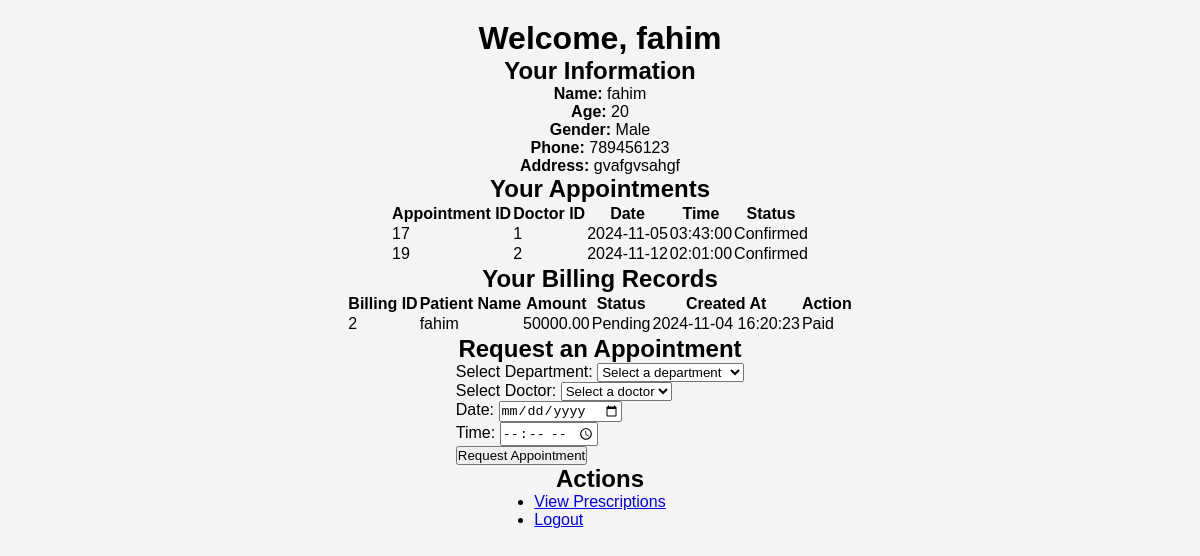
Screenshot of /patient_dashboard.php (signed in) with the database file from the repository.
### tables this page shows
CREATE TABLE `patients` (
  `id` int(11) NOT NULL,
  `name` varchar(100) NOT NULL,
  `age` int(11) DEFAULT NULL,
  `gender` enum('Male','Female','Other') DEFAULT NULL,
  `phone` varchar(15) DEFAULT NULL,
  `address` text DEFAULT NULL,
  `password` varchar(255) NOT NULL
);

CREATE TABLE `appointments` (
  `id` int(11) NOT NULL,
  `patient_id` int(11) NOT NULL,
  `doctor_id` int(11) NOT NULL,
  `appointment_date` date NOT NULL,
  `appointment_time` time NOT NULL,
  `status` enum('Pending','Confirmed','Cancelled') NOT NULL
);

CREATE TABLE `billing` (
  `id` int(11) NOT NULL,
  `patient_name` varchar(100) NOT NULL,
  `patient_id` int(11) NOT NULL,
  `amount` decimal(10,2) NOT NULL,
  `status` enum('Paid','Pending','Cancelled') NOT NULL,
  `created_at` timestamp NOT NULL DEFAULT current_timestamp()
);

### patient_dashboard.php (the view, shortened to what this page needs)
<?php
include 'db.php';
$stmt = $pdo->prepare("SELECT * FROM patients WHERE id = ?");
$stmt->execute([$_SESSION['patient_id']]);
$patient = $stmt->fetch(PDO::FETCH_ASSOC);
$stmt = $pdo->prepare("SELECT * FROM appointments WHERE patient_id = ?");
$stmt->execute([$_SESSION['patient_id']]);
$appointments = $stmt->fetchAll(PDO::FETCH_ASSOC);
$stmt = $pdo->prepare("SELECT * FROM billing WHERE patient_name = ?");
$stmt->execute([htmlspecialchars($patient['name'])]);
$billing_records = $stmt->fetchAll(PDO::FETCH_ASSOC);
?>
<!DOCTYPE html>
<html>
<head>
    <link rel="stylesheet" href="styles.css">
</head>
<body>
    <h1>Welcome, <?= htmlspecialchars($patient['name']) ?></h1>
    <h2>Your Information</h2>
    <p><strong>Name:</strong> <?= htmlspecialchars($patient['name']) ?></p>
    <p><strong>Age:</strong> <?= htmlspecialchars($patient['age']) ?></p>
    <p><strong>Gender:</strong> <?= htmlspecialchars($patient['gender']) ?></p>
    <p><strong>Phone:</strong> <?= htmlspecialchars($patient['phone']) ?></p>
    <p><strong>Address:</strong> <?= nl2br(htmlspecialchars($patient['address'])) ?></p>
    <h2>Your Appointments</h2>
    <?php if (count($appointments) > 0): ?>
        <table>
            <tr>
                <th>Appointment ID</th>
                <th>Doctor ID</th>
                <th>Date</th>
                <th>Time</th>
                <th>Status</th>
            </tr>
            <?php foreach ($appointments as $appointment): ?>
                <tr>
                    <td><?= htmlspecialchars($appointment['id']) ?></td>
                    <td><?= htmlspecialchars($appointment['doctor_id']) ?></td>
                    <td><?= htmlspecialchars($appointment['appointment_date']) ?></td>
                    <td><?= htmlspecialchars($appointment['appointment_time']) ?></td>
                    <td><?= htmlspecialchars($appointment['status']) ?></td>
                </tr>
            <?php endforeach; ?>
        </table>
    <?php else: ?>
        <p>No appointments found.</p>
    <?php endif; ?>
    <h2>Your Billing Records</h2>
    <?php if (count($billing_records) > 0): ?>
        <table>
            <tr>
                <th>Billing ID</th>
                <th>Patient Name</th>
                <th>Amount</th>
                <th>Status</th>
                <th>Created At</th>
                <th>Action</th>
            </tr>
            <?php foreach ($billing_records as $billing): ?>
                <tr>
                    <td><?= htmlspecialchars($billing['id']) ?></td>
                    <td><?= htmlspecialchars($billing['patient_name']) ?></td>
                    <td><?= htmlspecialchars($billing['amount']) ?></td>
                    <td><?= htmlspecialchars($billing['status']) ?></td>
                    <td><?= htmlspecialchars($billing['created_at']) ?></td>
                    <td>
                        <?php if ($billing['status'] === 'Unpaid'): ?>
                            <a href="?pay_bill=<?= htmlspecialchars($billing['id']) ?>" class="pay-button">Pay</a>
                        <?php else: ?>
                            <span>Paid</span>
                        <?php endif; ?>
                    </td>
                </tr>
            <?php endforeach; ?>
        </table>
    <?php else: ?>
        <p>No billing records found.</p>
    <?php endif; ?>
    <h2>Request an Appointment</h2>
    <form method="POST">
        <label for="department_id">Select Department:</label>
        <select name="department_id" id="department_id" onchange="updateDoctors(this.value)" required>
            <option value="">Select a department</option>
        </select><br>
        <label for="doctor_id">Select Doctor:</label>
        <select name="doctor_id" id="doctor_id" required>
            <option value="">Select a doctor</option>
        </select><br>
        <label for="date">Date:</label>
        <input type="date" name="date" required><br>
        <label for="time">Time:</label>
        <input type="time" name="time" required><br>
        <input type="submit" name="request_appointment" value="Request Appointment">
    </form>
    <h2>Actions</h2>
    <ul>
        <li><a href="view_prescriptions.php">View Prescriptions</a></li>
        <li><a href="logout.php">Logout</a></li>
    </ul>
</body>
</html>

### styles.css (style rules this page uses)
* { margin: 0; padding: 0; box-sizing: border-box; }
body { font-family: Arial, sans-serif; background-color: #f4f4f4; display: flex; flex-direction: column; align-items: center; padding: 20px; }

### rows the page displays
patients: name "fahim", age "20", gender "Male", phone "789456123", address "gvafgvsahgf"
appointments: id "17", doctor "1", appointment_date "2024-11-05", appointment_time "03:43:00", status "Confirmed"
appointments: id "19", doctor "2", appointment_date "2024-11-12", appointment_time "02:01:00", status "Confirmed"
billing: id "2", patient_name "fahim", amount "50000.00", status "Pending", created_at "2024-11-04 16:20:23", shows "Paid"
